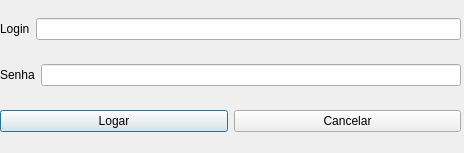
<?xml version="1.0" encoding="UTF-8"?>
<ui version="4.0">
 <class>Login</class>
 <widget class="QDialog" name="Login">
  <property name="geometry">
   <rect>
    <x>0</x>
    <y>0</y>
    <width>464</width>
    <height>153</height>
   </rect>
  </property>
  <property name="windowTitle">
   <string>Dialog</string>
  </property>
  <widget class="QWidget" name="verticalLayoutWidget">
   <property name="geometry">
    <rect>
     <x>0</x>
     <y>0</y>
     <width>461</width>
     <height>151</height>
    </rect>
   </property>
   <layout class="QVBoxLayout" name="verticalLayout">
    <item>
     <layout class="QHBoxLayout" name="horizontalLayout_4">
      <item>
       <widget class="QLabel" name="label_3">
        <property name="text">
         <string>Login</string>
        </property>
       </widget>
      </item>
      <item>
       <widget class="QLineEdit" name="campo_login"/>
      </item>
     </layout>
    </item>
    <item>
     <layout class="QHBoxLayout" name="horizontalLayout">
      <item>
       <widget class="QLabel" name="label">
        <property name="text">
         <string>Senha</string>
        </property>
       </widget>
      </item>
      <item>
       <widget class="QLineEdit" name="campo_senha">
        <property name="echoMode">
         <enum>QLineEdit::Password</enum>
        </property>
       </widget>
      </item>
     </layout>
    </item>
    <item>
     <layout class="QHBoxLayout" name="horizontalLayout_3">
      <item>
       <widget class="QPushButton" name="btn_logar">
        <property name="text">
         <string>Logar</string>
        </property>
       </widget>
      </item>
      <item>
       <widget class="QPushButton" name="btn_cancelar">
        <property name="text">
         <string>Cancelar</string>
        </property>
       </widget>
      </item>
     </layout>
    </item>
   </layout>
  </widget>
 </widget>
 <resources/>
 <connections/>
</ui>
